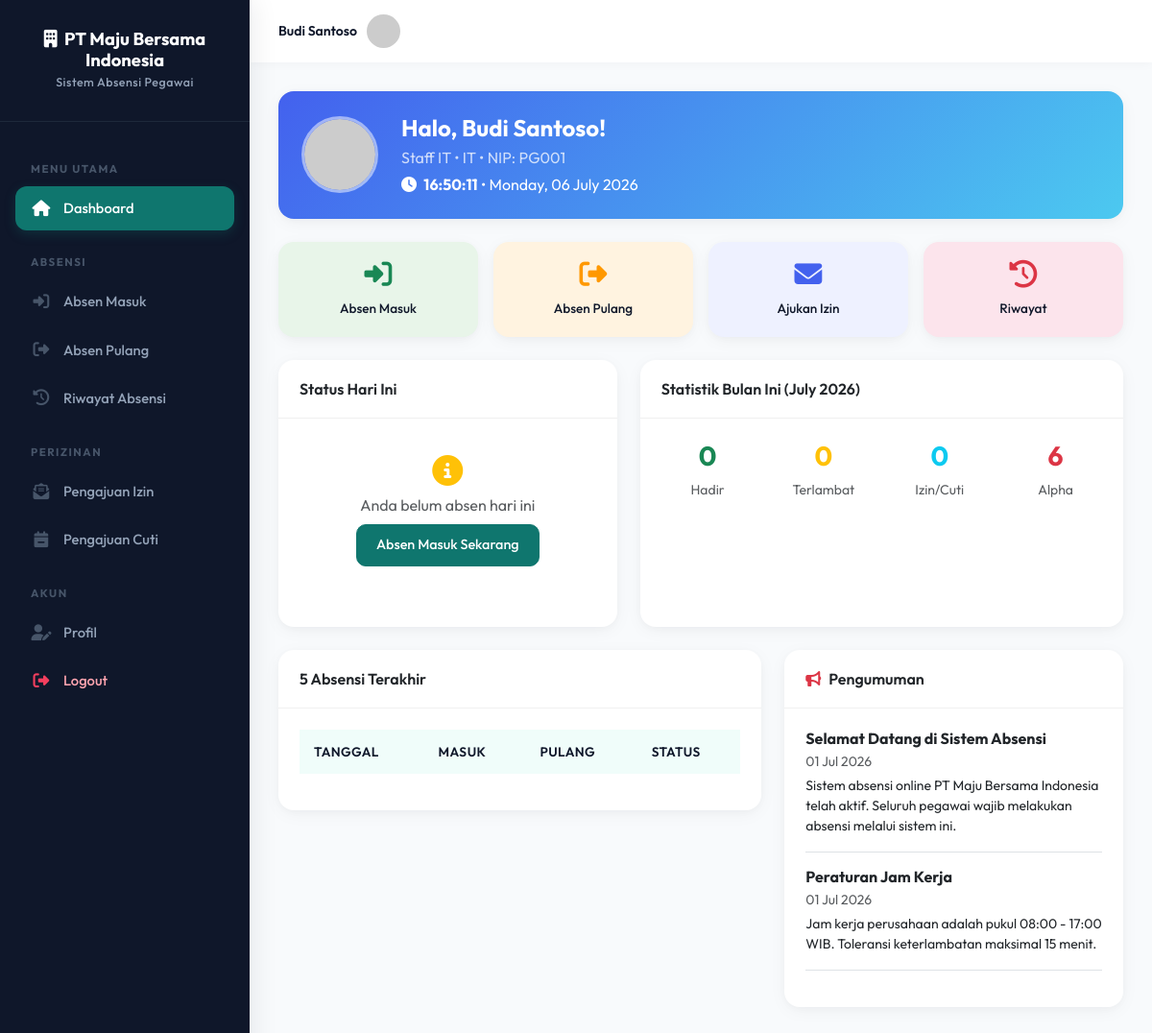
The page /pegawai/index.php (signed in) on the database its author committed.
### tables this page shows
CREATE TABLE pengumuman (
    id INT AUTO_INCREMENT PRIMARY KEY,
    judul VARCHAR(200) NOT NULL,
    isi TEXT NOT NULL,
    tanggal DATE NOT NULL,
    created_at TIMESTAMP DEFAULT CURRENT_TIMESTAMP
);

### pegawai/index.php (the view, shortened to what this page needs)
<?php
require_once 'layout/header.php';
$pid = $_SESSION['pegawai_id'];
$today = date('Y-m-d');
$month = date('m');
$year = date('Y');
$absen = $conn->query("SELECT * FROM absensi WHERE pegawai_id=$pid AND tanggal='$today'")->fetch_assoc();
$hadir = $conn->query("SELECT COUNT(*) as t FROM absensi WHERE pegawai_id=$pid AND MONTH(tanggal)='$month' AND YEAR(tanggal)='$year' AND status='Hadir'")->fetch_assoc()['t'];
$telat = $conn->query("SELECT COUNT(*) as t FROM absensi WHERE pegawai_id=$pid AND MONTH(tanggal)='$month' AND YEAR(tanggal)='$year' AND status='Terlambat'")->fetch_assoc()['t'];
$izin_count = $conn->query("SELECT COUNT(*) as t FROM absensi WHERE pegawai_id=$pid AND MONTH(tanggal)='$month' AND YEAR(tanggal)='$year' AND status='Izin'")->fetch_assoc()['t'];
$cuti_count = $conn->query("SELECT COUNT(*) as t FROM absensi WHERE pegawai_id=$pid AND MONTH(tanggal)='$month' AND YEAR(tanggal)='$year' AND status='Cuti'")->fetch_assoc()['t'];
$days_passed = (int)date('d');
$alpha_count = max(0, $days_passed - ($hadir + $telat + $izin_count + $cuti_count));
$pengumuman = $conn->query("SELECT * FROM pengumuman ORDER BY tanggal DESC LIMIT 3");
?>
<div class="page-content">
    <div class="card mb-4" style="background:linear-gradient(135deg,#4361ee,#4cc9f0);color:white;border:none;">
        <div class="card-body d-flex align-items-center p-4">
            <img src="../uploads/profil/<?= $_SESSION['foto_profil'] ?? 'default.png' ?>" class="rounded-circle me-4" style="width:80px;height:80px;object-fit:cover;border:3px solid rgba(255,255,255,0.5);" onerror="this.src='https://ui-avatars.com/api/?name=<?= urlencode($_SESSION['nama']) ?>&background=4361ee&color=fff&size=80'">
            <div>
                <h4 class="fw-bold mb-1">Halo, <?= htmlspecialchars($_SESSION['nama']) ?>!</h4>
                <p class="mb-0 opacity-75"><?= $_SESSION['jabatan'] ?? '-' ?> &bull; <?= $_SESSION['divisi'] ?? '-' ?> &bull; NIP: <?= $_SESSION['nip'] ?? '-' ?></p>
                <p class="mb-0 mt-1"><i class="fas fa-clock me-1"></i> <span id="jamDigital" class="fw-bold"></span> &bull; <?= date('l, d F Y') ?></p>
            </div>
        </div>
    </div>
    <div class="row g-3 mb-4">
        <div class="col-md-3 col-6">
            <a href="absen_masuk.php" class="quick-action" style="background:#e8f5e9">
                <i class="fas fa-sign-in-alt" style="color:#198754"></i><span>Absen Masuk</span>
            </a>
        </div>
        <div class="col-md-3 col-6">
            <a href="absen_pulang.php" class="quick-action" style="background:#fff3e0">
                <i class="fas fa-sign-out-alt" style="color:#ff9800"></i><span>Absen Pulang</span>
            </a>
        </div>
        <div class="col-md-3 col-6">
            <a href="izin.php?action=add" class="quick-action" style="background:#eef1ff">
                <i class="fas fa-envelope" style="color:#4361ee"></i><span>Ajukan Izin</span>
            </a>
        </div>
        <div class="col-md-3 col-6">
            <a href="riwayat.php" class="quick-action" style="background:#fce4ec">
                <i class="fas fa-history" style="color:#dc3545"></i><span>Riwayat</span>
            </a>
        </div>
    </div>
    <div class="row g-4 mb-4">
        <div class="col-lg-5">
            <div class="card h-100">
                <div class="card-header">Status Hari Ini</div>
                <div class="card-body">
                    <?php if($absen): ?>
                        <p class="mb-2"><strong>Jam Masuk:</strong> <?= $absen['jam_masuk'] ?: '-' ?></p>
                        <p class="mb-2"><strong>Jam Pulang:</strong> <?= $absen['jam_pulang'] ?: '-' ?></p>
                        <p class="mb-0"><strong>Status:</strong> <span class="badge bg-<?= $absen['status']=='Hadir'?'success':($absen['status']=='Terlambat'?'warning':'secondary') ?>"><?= $absen['status'] ?></span></p>
                    <?php else: ?>
                        <div class="text-center py-3">
                            <i class="fas fa-info-circle fa-2x text-warning mb-2"></i>
                            <p class="text-muted mb-2">Anda belum absen hari ini</p>
                            <a href="absen_masuk.php" class="btn btn-primary btn-sm">Absen Masuk Sekarang</a>
                        </div>
                    <?php endif; ?>
                </div>
            </div>
        </div>
        <div class="col-lg-7">
            <div class="card h-100">
                <div class="card-header">Statistik Bulan Ini (<?= date('F Y') ?>)</div>
                <div class="card-body">
                    <div class="row text-center">
                        <div class="col-3">
                            <h3 class="fw-bold text-success"><?= $hadir ?></h3><p class="small text-muted mb-0">Hadir</p>
                        </div>
                        <div class="col-3">
                            <h3 class="fw-bold text-warning"><?= $telat ?></h3><p class="small text-muted mb-0">Terlambat</p>
                        </div>
                        <div class="col-3">
                            <h3 class="fw-bold text-info"><?= $izin_count + $cuti_count ?></h3><p class="small text-muted mb-0">Izin/Cuti</p>
                        </div>
                        <div class="col-3">
                            <h3 class="fw-bold text-danger"><?= $alpha_count ?></h3><p class="small text-muted mb-0">Alpha</p>
                        </div>
                    </div>
                </div>
            </div>
        </div>
    </div>
    <div class="row g-4">
        <div class="col-lg-7">
            <div class="card">
                <div class="card-header">5 Absensi Terakhir</div>
                <div class="card-body">
                    <div class="table-responsive">
                        <table class="table table-hover">
                            <thead><tr><th>Tanggal</th><th>Masuk</th><th>Pulang</th><th>Status</th></tr></thead>
                        </table>
                    </div>
                </div>
            </div>
        </div>
        <div class="col-lg-5">
            <div class="card">
                <div class="card-header"><i class="fas fa-bullhorn me-2 text-danger"></i>Pengumuman</div>
                <div class="card-body">
                    <?php if($pengumuman->num_rows > 0): while($p = $pengumuman->fetch_assoc()): ?>
                        <div class="mb-3 pb-3 border-bottom">
                            <h6 class="fw-bold mb-1"><?= htmlspecialchars($p['judul']) ?></h6>
                            <p class="small text-muted mb-1"><?= date('d M Y', strtotime($p['tanggal'])) ?></p>
                            <p class="small mb-0"><?= htmlspecialchars($p['isi']) ?></p>
                        </div>
                    <?php endwhile; else: ?>
                        <p class="text-muted text-center">Belum ada pengumuman.</p>
                    <?php endif; ?>
                </div>
            </div>
        </div>
    </div>
</div>
<?php require_once 'layout/footer.php'; ?>

### assets/css/style.css (style rules this page uses)
:root { --primary: #0f766e; --primary-dark: #0d9488; --primary-light: #f0fdfa; --secondary: #64748b; --success: #0d9488; --danger: #e11d48; --warning: #d97706; --info: #0284c7; --bg: #f8fafc; --white: #ffffff; --sidebar-w: 260px; --text: #0f172a; --text-muted: #64748b; --shadow: 0 4px 20px -2px rgba(15, 23, 42, 0.05), 0 2px 8px -1px rgba(15, 23, 42, 0.03); --radius: 16px; }
* { box-sizing: border-box; }
body { font-family: 'Outfit', sans-serif; background: var(--bg); color: var(--text); margin: 0; }
a { text-decoration: none; }
.page-content { padding: 30px; }
.card { border: none; border-radius: var(--radius); box-shadow: var(--shadow); background: var(--white); margin-bottom: 25px; }
.card-header { background: transparent; border-bottom: 1px solid #f0f0f0; padding: 18px 22px; font-weight: 600; }
.card-body { padding: 22px; }
.table thead th { background: var(--primary-light); color: var(--text); font-weight: 600; font-size: 0.85rem; text-transform: uppercase; letter-spacing: 0.4px; border-bottom: none; padding: 13px 15px; }
.btn { border-radius: 10px; font-weight: 500; padding: 10px 20px; font-size: 0.9rem; transition: all 0.2s; }
.btn-primary { background: var(--primary); border-color: var(--primary); }
.quick-action { display: flex; flex-direction: column; align-items: center; justify-content: center; padding: 20px; border-radius: var(--radius); background: var(--white); box-shadow: var(--shadow); text-align: center; color: var(--text); transition: all 0.2s; height: 100%; }
.quick-action i { font-size: 1.8rem; margin-bottom: 10px; }
.quick-action span { font-size: 0.85rem; font-weight: 500; }

### rows shown on the page
pengumuman: judul "Selamat Datang di Sistem Absensi", tanggal "01 Jul 2026", isi "Sistem absensi online PT Maju Bersama Indonesia telah aktif. Seluruh pegawai wajib melakukan absensi melalui sistem ini."
pengumuman: judul "Peraturan Jam Kerja", tanggal "01 Jul 2026", isi "Jam kerja perusahaan adalah pukul 08:00 - 17:00 WIB. Toleransi keterlambatan maksimal 15 menit."

### other values the page prints
NAMA_PERUSAHAAN "PT Maju Bersama Indonesia"
NAMA_SISTEM "Sistem Absensi Pegawai"
$_SESSION['nama'] "Budi Santoso"
$_SESSION['jabatan'] "Staff IT"
$_SESSION['divisi'] "IT"
$_SESSION['nip'] "PG001"
$hadir "0"
$telat "0"
$izin_count + $cuti_count "0"
